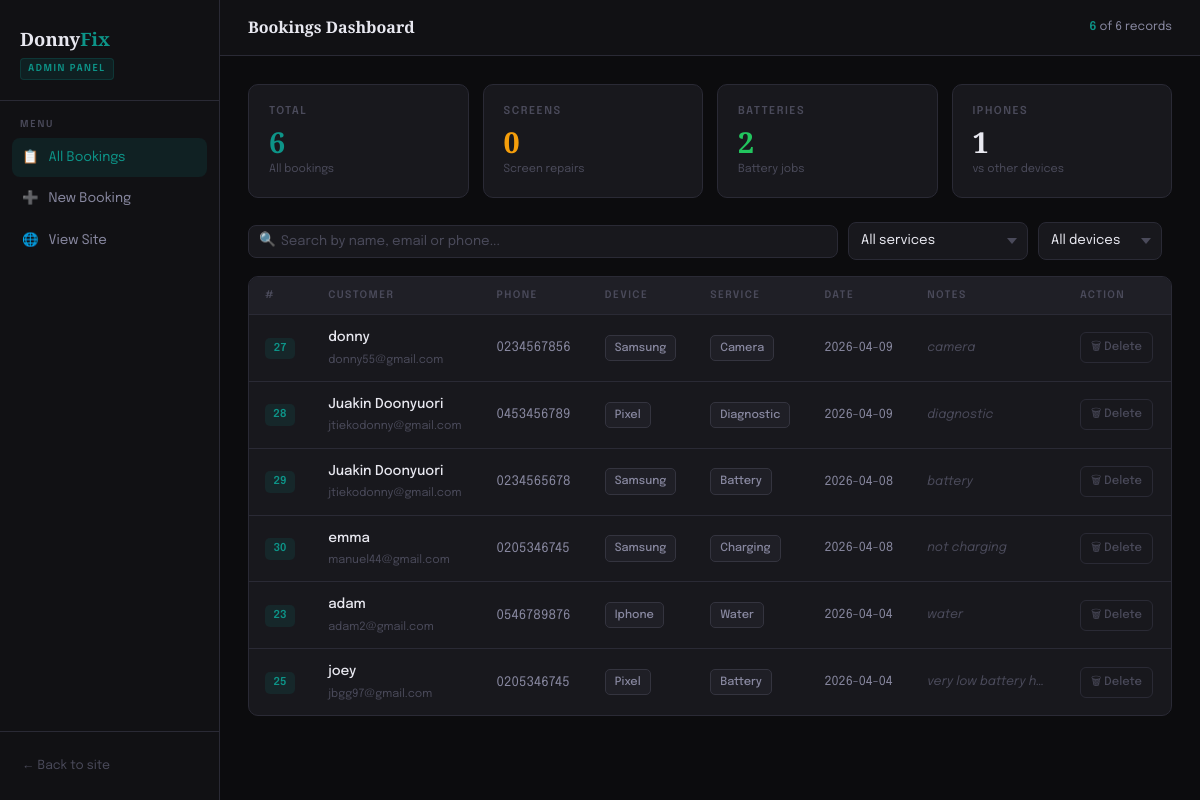
The page /admin on the database its author committed.
### tables this page shows
CREATE TABLE bookings(
            id       INTEGER PRIMARY KEY AUTOINCREMENT,
            name     TEXT NOT NULL,
            phone    TEXT NOT NULL,
             email    TEXT NOT NULL,
            device   TEXT NOT NULL,
            service  TEXT NOT NULL,
            date     TEXT NOT NULL,
            notes    TEXT 
        );

### app.py (the view)
@app.route('/admin')
def admin():
    conn = sqlite3.connect(DATABASE)
    conn.row_factory= sqlite3.Row # acces columns by name
    cursor = conn.cursor()
    cursor.execute("SELECT * FROM bookings ORDER BY date DESC")
    bookings = cursor.fetchall()
    conn.close()
    return render_template('admin.html', bookings=bookings)

### templates/admin.html (shortened to what this page needs)
<!DOCTYPE html>
<html lang="en">
<head>
</head>
<body>
<div class="layout">
  <aside class="sidebar">
    <div class="sidebar-logo">
      <div class="logo-text">Donny<em>Fix</em></div>
      <div class="admin-badge">Admin Panel</div>
    </div>
    <nav class="sidebar-nav">
      <div class="nav-label">Menu</div>
      <a class="nav-item active" href="/admin"><span>📋</span> All Bookings</a>
      <a class="nav-item" href="/booking"><span>➕</span> New Booking</a>
      <a class="nav-item" href="/"><span>🌐</span> View Site</a>
    </nav>
    <div class="sidebar-footer">
      <a class="back-link" href="/">← Back to site</a>
    </div>
  </aside>
  <div class="main">
    <div class="topbar">
      <span class="topbar-title">Bookings Dashboard</span>
      <span class="topbar-meta">
        <strong id="visible-count">{{ bookings|length }}</strong> of {{ bookings|length }} records
      </span>
    </div>
    <div class="content">
  <div class="stats-grid">
    <div class="stat-card">
      <div class="stat-label">Total</div>
      <div class="stat-value c-accent">{{ bookings|length }}</div>
      <div class="stat-sub">All bookings</div>
    </div>
    <div class="stat-card">
      <div class="stat-label">Screens</div>
      <div class="stat-value c-yellow">{{ bookings|selectattr('service','equalto','screen')|list|length }}</div>
      <div class="stat-sub">Screen repairs</div>
    </div>
    <div class="stat-card">
      <div class="stat-label">Batteries</div>
      <div class="stat-value c-green">{{ bookings|selectattr('service','equalto','battery')|list|length }}</div>
      <div class="stat-sub">Battery jobs</div>
    </div>
    <div class="stat-card">
      <div class="stat-label">iPhones</div>
      <div class="stat-value c-text">{{ bookings|selectattr('device','equalto','iphone')|list|length }}</div>
      <div class="stat-sub">vs other devices</div>
    </div>
  </div>
  <div class="toolbar">
    <div class="search-wrap">
      <span class="search-icon">🔍</span>
      <input type="text" id="search-input" class="search-input" placeholder="Search by name, email or phone..." />
    </div>
    <select id="filter-service" class="filter-select">
      <option value="">All services</option>
    </select>
    <select id="filter-device" class="filter-select">
      <option value="">All devices</option>
    </select>
  </div>
  <div class="table-wrap">
    {% if bookings %}
    <table id="bookings-table">
      <thead>
        <tr>
          <th>#</th>
          <th>Customer</th>
          <th>Phone</th>
          <th>Device</th>
          <th>Service</th>
          <th>Date</th>
          <th>Notes</th>
          <th>Action</th>
        </tr>
      </thead>
      <tbody>
        {% for b in bookings %}
        <tr
          data-name="{{ b['name']|lower }}"
          data-email="{{ b['email']|lower }}"
          data-phone="{{ b['phone'] }}"
          data-service="{{ b['service'] }}"
          data-device="{{ b['device'] }}"
        >
          <td><span class="id-pill">{{ b['id'] }}</span></td>
          <td>
            <div class="name-primary">{{ b['name'] }}</div>
            <div class="name-secondary">{{ b['email'] }}</div>
          </td>
          <td>{{ b['phone'] }}</td>
          <td><span class="badge">{{ b['device'] }}</span></td>
          <td><span class="badge">{{ b['service'] }}</span></td>
          <td class="date-cell">{{ b['date'] }}</td>
          <td class="notes-cell" title="{{ b['notes'] or '' }}">{{ b['notes'] if b['notes'] else '—' }}</td>
          <td>
            <button class="delete-btn" data-id="{{ b['id'] }}" data-name="{{ b['name'] }}" onclick="openModal(this)">
              🗑 Delete
            </button>
          </td>
        </tr>
        {% endfor %}
      </tbody>
    </table>
    {% else %}
    <div class="empty-state">
      <div class="empty-icon">📭</div>
      <div class="empty-title">No bookings yet</div>
      <div class="empty-sub">Submit a booking from the site to see it here.</div>
    </div>
    {% endif %}
  </div>
</div>
 </div>
</div>
</body>
</html>

### rows shown on the page
bookings: id "27", name "donny", email "donny55@gmail.com", phone "0234567856", device "Samsung", service "Camera", date "2026-04-09", notes "camera"
bookings: id "28", name "Juakin Doonyuori", email "jtiekodonny@gmail.com", phone "0453456789", device "Pixel", service "Diagnostic", date "2026-04-09", notes "diagnostic"
bookings: id "29", name "Juakin Doonyuori", email "jtiekodonny@gmail.com", phone "0234565678", device "Samsung", service "Battery", date "2026-04-08", notes "battery"
bookings: id "30", name "emma", email "manuel44@gmail.com", phone "0205346745", device "Samsung", service "Charging", date "2026-04-08", notes "not charging"
bookings: id "23", name "adam", email "adam2@gmail.com", phone "0546789876", device "Iphone", service "Water", date "2026-04-04", notes "water"
bookings: id "25", name "joey", email "jbgg97@gmail.com", phone "0205346745", device "Pixel", service "Battery", date "2026-04-04", notes "very low battery h…"

### other values the page prints
{{ bookings|length }} "6"
{{ bookings|selectattr('service','equalto','screen')|list|length }} "0"
{{ bookings|selectattr('service','equalto','battery')|list|length }} "2"
{{ bookings|selectattr('device','equalto','iphone')|list|length }} "1"
